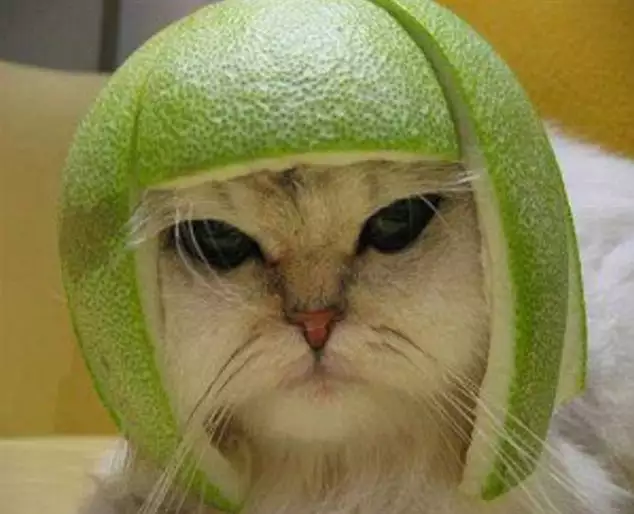
#> input picture kucing_helm.webp, 634 x 514 px
$ python high-pass_filtering.py   (older library calls are emulated)
#> lines starting #> are read from the running program, lines starting #| are printed output that depends on the picture
# Vilda Azizah Wiguna (1217070085)

import cv2
import numpy as np
import matplotlib.pyplot as plt

img = cv2.imread('kucing_helm.webp',0)
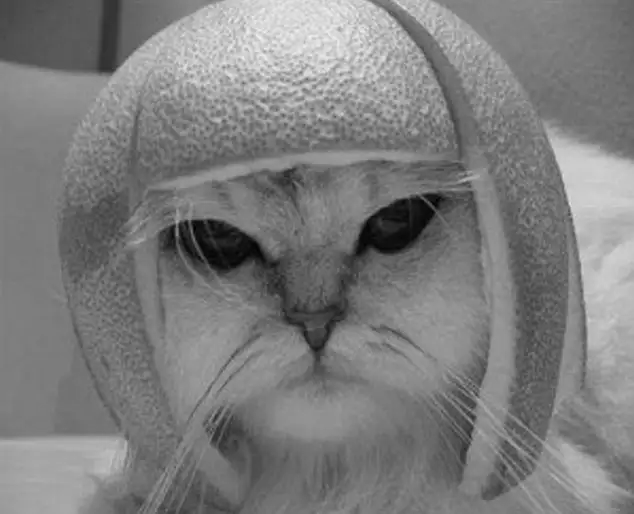
#> img: shape (514, 634); min 0, max 241, mean 125.5

#--menerapkan algoritma high-pass filtering:
# laplacian
laplacian = cv2.Laplacian(img,cv2.CV_64F)
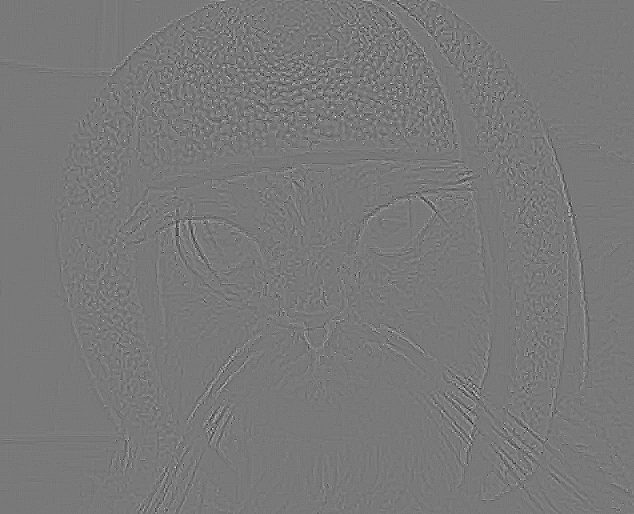
#> laplacian: shape (514, 634) float64; min -113, max 125, mean 0; drawn with min black and max white

# sobel dengan ukuran kernel 5
sobelx = cv2.Sobel(img,cv2.CV_64F,1,0,ksize=5)
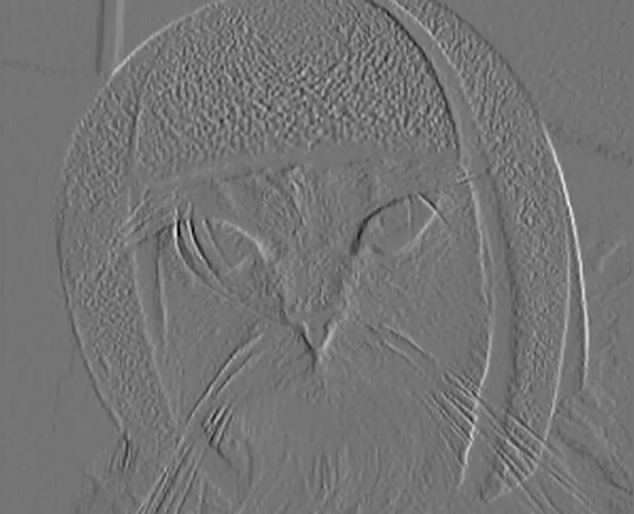
#> sobelx: shape (514, 634) float64; min -4232, max 5007, mean 3.8; drawn with min black and max white
sobely = cv2.Sobel(img,cv2.CV_64F,0,1,ksize=5)
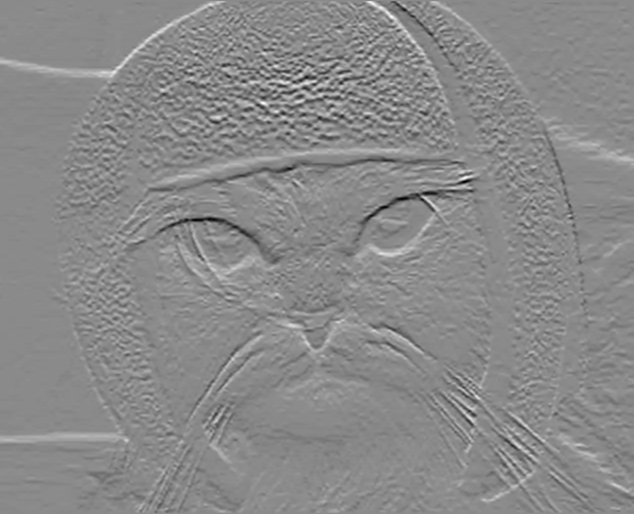
#> sobely: shape (514, 634) float64; min -3881, max 3286, mean -4.5; drawn with min black and max white

#perbesar ukuran hasil plotting
plt.rcParams["figure.figsize"] = (20,20)

#menampilkan hasil filter
plt.subplot(2,2,1), plt.imshow(img,cmap='gray')
plt.title('Original'), plt.xticks([]), plt.yticks([])
plt.subplot(2,2,2), plt.imshow(laplacian,cmap='gray')
plt.title('Laplacian'), plt.xticks([]), plt.xticks([]), plt.yticks([])
plt.subplot(2,2,3), plt.imshow(sobelx,cmap='gray')
plt.title('Sobel x'), plt.xticks([]), plt.xticks([]), plt.yticks([])
plt.subplot(2,2,4), plt.imshow(sobely,cmap='gray')
plt.title('Sobel y'), plt.xticks([]), plt.xticks([]), plt.yticks([])
plt.show()
